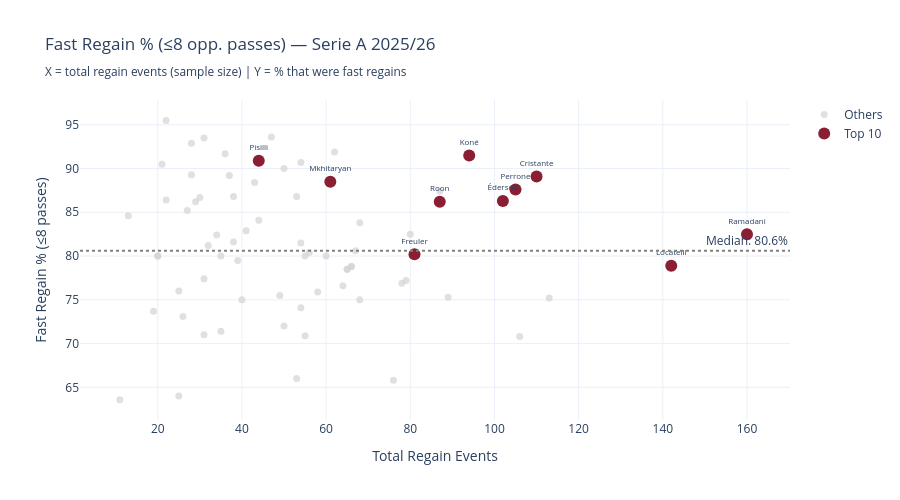

Here is the notebook cell this chart was saved with:
### Markdown cell above
<details><summary><b>📖 KPI Glossary</b> (click to expand)</summary>

| KPI | What it measures | Notes |
|-----|-----------------|-------|
| **Tackles Won** | Successful tackles per 90 min | Possession-adjusted |
| **Pass Cuts** | Interceptions + blocked passes per 90 min | Merged KPI; possession-adjusted |
| **Ball Recoveries** | Loose balls won back per 90 min | Possession-adjusted |
| **Clearances** | Defensive clearances per 90 min | Possession-adjusted |
| **Aerial Win %** | % of aerial duels won | Ratio — not adjusted |
| **Ball Rec. Opp Half** | Recoveries in opp. half per 90 min | Counter-pressing proxy |
| **Tackles Opp Half** | Successful tackles in opp. half per 90 min | Counter-pressing proxy |
| **Fast Regain %** | % of regains within ≤ 8 opp. passes | Higher = better |
| **Pass Compl. %** | % of passes completed | Ratio — not adjusted |
| **Short Pass %** | % of completed passes that were short | Secure distribution proxy |
| **Turnovers (inv.)** | Dispossessions + bad touches per 90 min | Fewer = better (inverted pctl) |

Use the dropdown to explore any player's full KPI profile.

</details>

### Code cell
# ── Fast Regain % Distribution ─────────────────────────────────────────────────

fig_fr = go.Figure()

top10_ids = set(ps.head(10)["player_id"])
fr_plot = ptr_agg.merge(
    ps[["player_name","player_id","composite_score","rank","team_name"]],
    left_on="regain_player_id", right_on="player_id", how="inner"
)
fr_plot["is_top10"] = fr_plot["regain_player_id"].isin(top10_ids)

for is_top, color, sz, name in [(False,"lightgrey",7,"Others"),(True,"#8a1f33",12,"Top 10")]:
    sub = fr_plot[fr_plot["is_top10"]==is_top]
    fig_fr.add_trace(go.Scatter(
        x=sub["n_regains"], y=sub["fast_regain_pct"],
        mode="markers+text" if is_top else "markers",
        marker=dict(size=sz, color=color, opacity=0.7 if not is_top else 1),
        text=sub["regain_player"].str.split().str[-1] if is_top else None,
        textposition="top center", textfont=dict(size=8),
        hovertemplate="%{customdata[0]} (%{customdata[1]})<br>Regains: %{x}<br>Fast Regain: %{y:.1f}%<extra></extra>",
        customdata=sub[["regain_player","team_name"]].values,
        name=name,
    ))

fig_fr.add_hline(y=fr_plot["fast_regain_pct"].median(), line_dash="dot", line_color="grey",
                 annotation_text=f"Median: {fr_plot['fast_regain_pct'].median():.1f}%")

fig_fr.update_layout(
    title=f"Fast Regain % (≤{FAST_REGAIN_THRESHOLD} opp. passes) — Serie A 2025/26<br>"
          f"<sub>X = total regain events (sample size) | Y = % that were fast regains</sub>",
    xaxis_title="Total Regain Events",
    yaxis_title=f"Fast Regain % (≤{FAST_REGAIN_THRESHOLD} passes)",
    height=500, template="plotly_white",
)
fig_fr.show()

### Figure 1 — Plotly figure (JSON) as saved in the notebook; plotly's stock layout.template omitted (floating-point values rounded to 4 significant figures)
{"data": [{"customdata": [["A. Atta", "Udinese Calcio"], ["A. Bernede", "Hellas Verona FC"], ["A. Deiola", "Cagliari Calcio"], ["A. Harroui", "Hellas Verona FC"], ["A. Rabiot", "AC Milan"], ["A. Vranckx", "US Sassuolo Calcio"], ["Adrián Bernabé", "Parma Calcio 1913"], ["B. Gilmour", "SSC Napoli"], ["C. Casadei", "Torino FC"], ["C. Ndour", "ACF Fiorentina"], ["C. Niasse", "Hellas Verona FC"], ["D. Cataldi", "SS Lazio"], ["F. Anguissa", "SSC Napoli"], ["F. Dele-Bashiru", "SS Lazio"], ["G. Gineitis", "Torino FC"], ["G. Piccinini", "Pisa Sporting Club"], ["I. Koné", "US Sassuolo Calcio"], ["J. Akpa Akpro", "Hellas Verona FC"], ["J. Karlström", "Udinese Calcio"], ["J. Piotrowski", "Udinese Calcio"], ["K. Taylor", "SS Lazio"], ["K. Thorstvedt", "US Sassuolo Calcio"], ["K. Thuram", "Juventus FC"], ["L. Coulibaly", "US Lecce"], ["L. Ferguson", "Bologna FC 1909"], ["L. Lipani", "US Sassuolo Calcio"], ["L. Mazzitelli", "Cagliari Calcio"], ["L. Miller", "Udinese Calcio"], ["L. Modrić", "AC Milan"], ["L. da Cunha", "Calcio Como 1907"], ["M. Adopo", "Cagliari Calcio"], ["M. Aebischer", "Pisa Sporting Club"], ["M. Caqueret", "Calcio Como 1907"], ["M. Ellertsson", "Genoa CFC"], ["M. Folorunsho", "Cagliari Calcio"], ["M. Frendrup", "Genoa CFC"], ["M. Guendouzi", "SS Lazio"], ["M. Keita", "Parma Calcio 1913"], ["M. Marin", "Pisa Sporting Club"], ["M. Pašalić", "Atalanta Bergamasca Calcio"], ["M. Vecino", "SS Lazio"], ["N. Barella", "FC Internazionale Milano"], ["N. El Aynaoui", "AS Roma"], ["N. Estévez", "Parma Calcio 1913"], ["N. Fagioli", "ACF Fiorentina"], ["N. Matić", "US Sassuolo Calcio"], ["N. Moro", "Bologna FC 1909"], ["N. Vlašić", "Torino FC"], ["O. Sørensen", "Parma Calcio 1913"], ["P. Masini", "Genoa CFC"], ["P. Sučić", "FC Internazionale Milano"], ["P. Zieliński", "FC Internazionale Milano"], ["R. Malinovskyi", "Genoa CFC"], ["R. Mandragora", "ACF Fiorentina"], ["S. Lobotka", "SSC Napoli"], ["S. McTominay", "SSC Napoli"], ["S. Ricci", "AC Milan"], ["S. Serdar", "Hellas Verona FC"], ["Sergi Roberto", "Calcio Como 1907"], ["T. Bašić", "SS Lazio"], ["T. Koopmeiners", "Juventus FC"], ["T. Pobega", "Bologna FC 1909"], ["Y. Fofana", "AC Milan"]], "hovertemplate": "%{customdata[0]} (%{customdata[1]})<br>Regains: %{x}<br>Fast Regain: %{y:.1f}%<extra></extra>", "marker": {"color": "lightgrey", "opacity": 0.7, "size": 7}, "mode": "markers", "name": "Others", "textfont": {"size": 8}, "textposition": "top center", "type": "scatter", "x": [35, 66, 25, 20, 76, 11, 60, 22, 55, 41, 31, 78, 50, 28, 53, 13, 55, 38, 38, 49, 34, 64, 89, 66, 37, 39, 26, 25, 21, 87, 106, 65, 36, 19, 31, 68, 54, 79, 58, 54, 22, 80, 31, 29, 54, 113, 50, 68, 35, 67, 43, 27, 65, 44, 62, 56, 30, 40, 20, 32, 28, 47, 53], "y": [80.0, 78.8, 64.0, 80.0, 65.8, 63.6, 80.0, 86.4, 80.0, 82.9, 71.0, 76.9, 72.0, 89.3, 86.8, 84.6, 70.9, 86.8, 81.6, 75.5, 82.4, 76.6, 75.3, 78.8, 89.2, 79.5, 73.1, 76.0, 90.5, 87.4, 70.8, 78.5, 91.7, 73.7, 77.4, 83.8, 90.7, 77.2, 75.9, 81.5, 95.5, 82.5, 93.5, 86.2, 74.1, 75.2, 90.0, 75.0, 71.4, 80.6, 88.4, 85.2, 78.5, 84.1, 91.9, 80.4, 86.7, 75.0, 80.0, 81.2, 92.9, 93.6, 66.0]}, {"customdata": [["B. Cristante", "AS Roma"], ["H. Mkhitaryan", "FC Internazionale Milano"], ["M. Koné", "AS Roma"], ["M. Locatelli", "Juventus FC"], ["M. Perrone", "Calcio Como 1907"], ["M. de Roon", "Atalanta Bergamasca Calcio"], ["N. Pisilli", "AS Roma"], ["R. Freuler", "Bologna FC 1909"], ["Y. Ramadani", "US Lecce"], ["Éderson", "Atalanta Bergamasca Calcio"]], "hovertemplate": "%{customdata[0]} (%{customdata[1]})<br>Regains: %{x}<br>Fast Regain: %{y:.1f}%<extra></extra>", "marker": {"color": "#8a1f33", "opacity": 1, "size": 12}, "mode": "markers+text", "name": "Top 10", "text": ["Cristante", "Mkhitaryan", "Koné", "Locatelli", "Perrone", "Roon", "Pisilli", "Freuler", "Ramadani", "Éderson"], "textfont": {"size": 8}, "textposition": "top center", "type": "scatter", "x": [110, 61, 94, 142, 105, 87, 44, 81, 160, 102], "y": [89.1, 88.5, 91.5, 78.9, 87.6, 86.2, 90.9, 80.2, 82.5, 86.3]}], "layout": {"annotations": [{"showarrow": false, "text": "Median: 80.6%", "x": 1, "xanchor": "right", "xref": "x domain", "y": 80.6, "yanchor": "bottom", "yref": "y"}], "height": 500, "shapes": [{"line": {"color": "grey", "dash": "dot"}, "type": "line", "x0": 0, "x1": 1, "xref": "x domain", "y0": 80.6, "y1": 80.6, "yref": "y"}], "title": {"text": "Fast Regain % (≤8 opp. passes) — Serie A 2025/26<br><sub>X = total regain events (sample size) | Y = % that were fast regains</sub>"}, "xaxis": {"title": {"text": "Total Regain Events"}}, "yaxis": {"title": {"text": "Fast Regain % (≤8 passes)"}}}}
